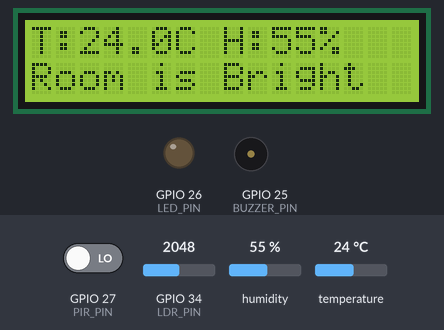
This sketch was run on a simulated ESP32. Parts: 16×2 character LCD, output pins drawn as LEDs (lit = HIGH), buzzer (waves = sounding). The inputs (shaded band) are chosen by the test bench; at power-on: GPIO 34 (LDR_PIN) = 2048, GPIO 27 (PIR_PIN) LOW, humidity 55 %, temperature 24 °C. WiFi joins after 1.5 s; servers stay silent unless stated; random numbers use the default seed unless the sketch sets one; no MQTT or app messages arrive unless stated; what the sketch prints to the serial monitor is not drawn.

Above: at 4.8 s.
4.9 s: GPIO 34 (LDR_PIN) set to 2004
7.0 s: GPIO 34 (LDR_PIN) set to 1922
At 9.0 s:
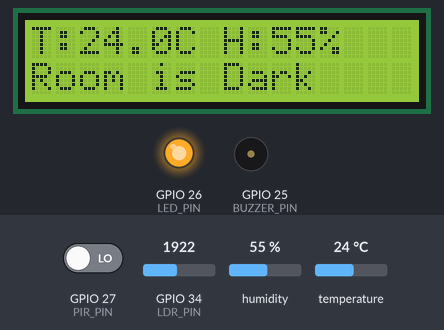
9.4 s: GPIO 27 (PIR_PIN) driven HIGH
At 11.1 s:
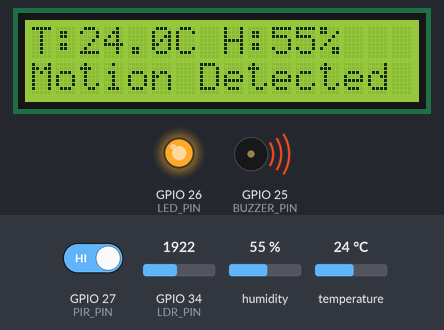
11.5 s: GPIO 34 (LDR_PIN) set to 2019
At 12.6 s:
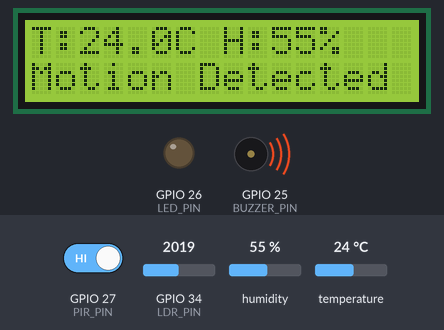
13.6 s: humidity set to 22 %
At 15.1 s:
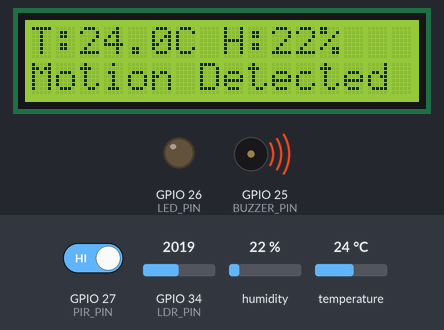
15.7 s: temperature set to 12 °C
At 16.9 s:
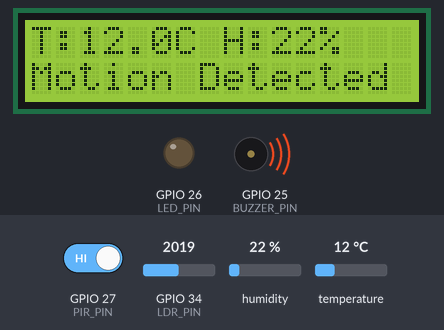
Timing chart, 0 to 18.7 s (numbered marks = the images above; inputs shaded):
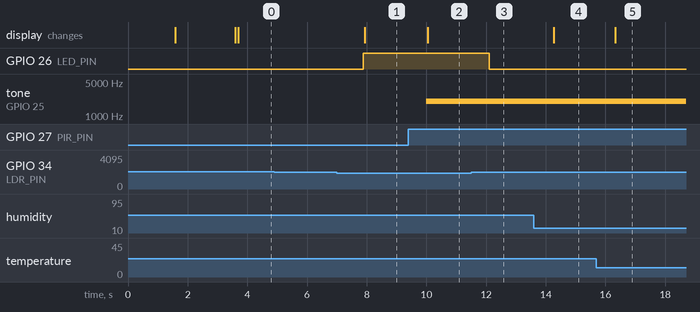

The sketch:

smart_room.ino
```cpp
#include <WiFi.h>
#include <PubSubClient.h>
#include <DHTesp.h>
#include <Wire.h>
#include <LiquidCrystal_I2C.h>

// =====================================
// 1. PIN CONFIGURATION
// =====================================
#define DHT_PIN 15
#define LDR_PIN 34
#define PIR_PIN 27
#define LED_PIN 26
#define BUZZER_PIN 25

// =====================================
// 2. WI-FI CONFIGURATION
// =====================================
const char* WIFI_SSID = "Wokwi-GUEST";
const char* WIFI_PASSWORD = "";

// =====================================
// 3. MQTT CONFIGURATION
// =====================================
const char* MQTT_SERVER = "broker.hivemq.com";
const int MQTT_PORT = 1883;

const char* MQTT_TOPIC =
  "ktech/smartroom/demo2019/sensors";

const char* MQTT_COMMAND_TOPIC =
  "ktech/smartroom/demo2019/commands";

// =====================================
// 4. OBJECT CREATION
// =====================================
WiFiClient espClient;
PubSubClient mqtt(espClient);

DHTesp dht;
LiquidCrystal_I2C lcd(0x27, 16, 2);

// =====================================
// 5. SENSOR SETTINGS
// =====================================
const int LIGHT_THRESHOLD = 1979;

// =====================================
// 6. DEVICE CONTROL SETTINGS
// =====================================

// LED manual control
bool ledManualMode = false;
bool ledManualState = false;

// Buzzer manual control
bool buzzerManualMode = false;
bool buzzerManualState = false;

// Actual device states
bool ledState = false;
bool buzzerState = false;

// =====================================
// 7. MQTT COMMAND CALLBACK
// =====================================
void mqttCallback(char* topic, byte* payload,
                  unsigned int length) {

  char message[128];

  if (length >= sizeof(message)) {
    Serial.println("Command too long!");
    return;
  }

  memcpy(message, payload, length);
  message[length] = '\0';

  Serial.print("MQTT Command Received: ");
  Serial.println(message);

  // LED CONTROL
  if (strstr(message, "\"device\":\"led\"") != NULL) {

    if (strstr(message, "\"state\":\"ON\"") != NULL) {
      ledManualMode = true;
      ledManualState = true;
      Serial.println("LED Manual ON");
    }

    else if (strstr(message, "\"state\":\"OFF\"") != NULL) {
      ledManualMode = true;
      ledManualState = false;
      Serial.println("LED Manual OFF");
    }

    else if (strstr(message, "\"state\":\"AUTO\"") != NULL) {
      ledManualMode = false;
      Serial.println("LED Automatic Mode");
    }
  }

  // BUZZER CONTROL
  else if (strstr(message, "\"device\":\"buzzer\"") != NULL) {

    if (strstr(message, "\"state\":\"ON\"") != NULL) {
      buzzerManualMode = true;
      buzzerManualState = true;
      Serial.println("Buzzer Manual ON");
    }

    else if (strstr(message, "\"state\":\"OFF\"") != NULL) {
      buzzerManualMode = true;
      buzzerManualState = false;
      Serial.println("Buzzer Manual OFF");
    }

    else if (strstr(message, "\"state\":\"AUTO\"") != NULL) {
      buzzerManualMode = false;
      Serial.println("Buzzer Automatic Mode");
    }
  }
}

// =====================================
// 8. WI-FI CONNECTION
// =====================================
bool connectWiFi() {

  Serial.println();
  Serial.print("Connecting to Wi-Fi");

  WiFi.mode(WIFI_STA);
  WiFi.begin(WIFI_SSID, WIFI_PASSWORD, 6);

  int attempts = 0;

  while (WiFi.status() != WL_CONNECTED &&
         attempts < 40) {

    delay(500);
    Serial.print(".");
    attempts++;
  }

  Serial.println();

  if (WiFi.status() == WL_CONNECTED) {

    Serial.println("Wi-Fi CONNECTED!");

    Serial.print("IP Address: ");
    Serial.println(WiFi.localIP());

    return true;
  }

  Serial.println("Wi-Fi FAILED!");

  return false;
}

// =====================================
// 9. MQTT CONNECTION
// =====================================
bool connectMQTT() {

  mqtt.setServer(MQTT_SERVER, MQTT_PORT);
  mqtt.setCallback(mqttCallback);

  int attempts = 0;

  while (!mqtt.connected() && attempts < 5) {

    Serial.print("Connecting to MQTT...");

    String clientId =
      "KTech-ESP32-" +
      String(random(0xffff), HEX);

    if (mqtt.connect(clientId.c_str())) {

      Serial.println("MQTT CONNECTED!");

      // Subscribe to dashboard commands
      if (mqtt.subscribe(MQTT_COMMAND_TOPIC)) {
        Serial.println("Subscribed to command topic!");
      } else {
        Serial.println("Command subscription failed!");
      }

      return true;
    }

    Serial.print("MQTT FAILED. State: ");
    Serial.println(mqtt.state());

    attempts++;
    delay(2000);
  }

  Serial.println("MQTT connection unavailable.");

  return false;
}

// =====================================
// 10. SETUP
// =====================================
void setup() {

  Serial.begin(115200);

  Serial.println();
  Serial.println("SMART ROOM MONITORING SYSTEM");
  Serial.println("Starting system...");

  // Connect Wi-Fi
  if (!connectWiFi()) {
    Serial.println("Wi-Fi unavailable. Will retry.");
  }

  // Initialize DHT22
  dht.setup(DHT_PIN, DHTesp::DHT22);

  // Initialize LCD
  Wire.begin(21, 22);
  lcd.init();
  lcd.backlight();

  // Initialize pins
  pinMode(LED_PIN, OUTPUT);
  pinMode(BUZZER_PIN, OUTPUT);
  pinMode(PIR_PIN, INPUT);
  pinMode(LDR_PIN, INPUT);

  digitalWrite(LED_PIN, LOW);
  digitalWrite(BUZZER_PIN, LOW);

  // Welcome message
  lcd.setCursor(0, 0);
  lcd.print("SMART ROOM");

  lcd.setCursor(0, 1);
  lcd.print("MONITORING SYS");

  delay(2000);
  lcd.clear();

  // Connect MQTT
  if (WiFi.status() == WL_CONNECTED) {
    connectMQTT();
  }
}

// =====================================
// 11. MAIN LOOP
// =====================================
void loop() {

  // Check Wi-Fi
  if (WiFi.status() != WL_CONNECTED) {

    if (!connectWiFi()) {
      delay(2000);
      return;
    }
  }

  // Check MQTT
  if (!mqtt.connected()) {

    if (!connectMQTT()) {
      delay(2000);
      return;
    }
  }

  // Receive dashboard commands
  mqtt.loop();

  // ===================================
  // 12. READ SENSORS
  // ===================================
  TempAndHumidity data =
    dht.getTempAndHumidity();

  int lightValue = analogRead(LDR_PIN);
  int motion = digitalRead(PIR_PIN);

  bool validDHT =
    !isnan(data.temperature) &&
    !isnan(data.humidity);

  // ===================================
  // 13. LIGHT DETECTION
  // ===================================
  bool isDark = lightValue < LIGHT_THRESHOLD;

  // ===================================
  // 14. LED CONTROL
  // ===================================
  if (ledManualMode) {
    ledState = ledManualState;
  } else {
    ledState = isDark;
  }

  digitalWrite(
    LED_PIN,
    ledState ? HIGH : LOW
  );

  // ===================================
  // 15. BUZZER CONTROL
  // ===================================
  if (buzzerManualMode) {
    buzzerState = buzzerManualState;
  } else {
    buzzerState = (motion == HIGH);
  }

  if (buzzerState) {
    tone(BUZZER_PIN, 2000);
  } else {
    noTone(BUZZER_PIN);
  }

  // ===================================
  // 16. LCD DISPLAY
  // ===================================
  if (validDHT) {

    lcd.setCursor(0, 0);
    lcd.print("T:");
    lcd.print(data.temperature, 1);
    lcd.print("C H:");
    lcd.print(data.humidity, 0);
    lcd.print("%  ");

  } else {

    lcd.setCursor(0, 0);
    lcd.print("Sensor Error   ");
  }

  lcd.setCursor(0, 1);

  if (motion == HIGH) {
    lcd.print("Motion Detected ");
  }
  else if (isDark) {
    lcd.print("Room is Dark    ");
  }
  else {
    lcd.print("Room is Bright  ");
  }

  // ===================================
  // 17. PUBLISH MQTT DATA
  // ===================================
  if (validDHT) {

    char payload[200];

    snprintf(
      payload,
      sizeof(payload),
      "{\"temperature\":%.1f,\"humidity\":%.0f,"
      "\"lightValue\":%d,\"motion\":%s,"
      "\"led\":%s,\"buzzer\":%s}",
      data.temperature,
      data.humidity,
      lightValue,
      motion == HIGH ? "true" : "false",
      ledState ? "true" : "false",
      buzzerState ? "true" : "false"
    );

    if (mqtt.publish(MQTT_TOPIC, payload)) {

      Serial.print("MQTT Published: ");
      Serial.println(payload);

    } else {

      Serial.println("MQTT Publish Failed!");
    }

  } else {

    Serial.println("DHT22 reading unavailable.");
  }

  // ===================================
  // 18. SERIAL MONITOR
  // ===================================
  Serial.println("----------------------");

  Serial.print("Temperature: ");
  Serial.println(data.temperature);

  Serial.print("Humidity: ");
  Serial.println(data.humidity);

  Serial.print("Light Value: ");
  Serial.println(lightValue);

  Serial.print("Motion: ");
  Serial.println(
    motion ? "Detected" : "Not Detected"
  );

  Serial.print("LED: ");
  Serial.println(ledState ? "ON" : "OFF");

  Serial.print("Buzzer: ");
  Serial.println(buzzerState ? "ON" : "OFF");

  Serial.println(isDark ? "Room: Dark" : "Room: Bright");

  delay(1000);
}
```

Measured:
- the behaviour switches between 1979 and 1978 on GPIO 34 (LDR_PIN) (found by bisection; images 0 and 1)
- after the input at 4.9 s, every drawn part: stays the same
- after the input at 7.0 s, GPIO 26 (LED_PIN): LOW → HIGH after 0.88 s; the display: changes after 0.93 s (image 1)
- after the input at 9.4 s, tone on GPIO 25 (BUZZER_PIN): silent → 2000 Hz after 0.60 s; the display: changes after 0.64 s (image 2)
- after the input at 11.5 s, GPIO 26 (LED_PIN): HIGH → LOW after 0.61 s
- after the input at 13.6 s, the display: changes after 0.67 s (image 4)
- after the input at 15.7 s, the display: changes after 0.64 s (image 5)
